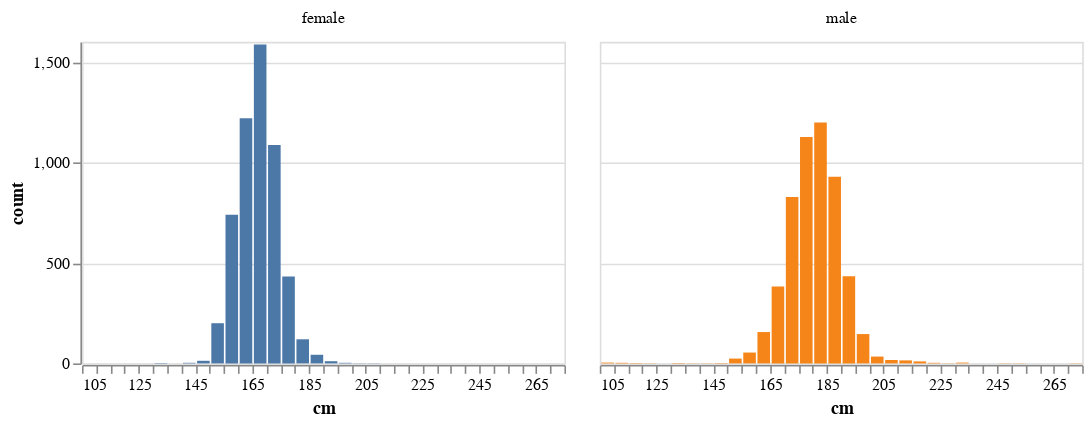

The code cell stored with this chart in its notebook:
### Markdown cell above
## Height distribution?

### Code cell
alt.Chart(df[(df["name_gender"] == "male") | (df["name_gender"] == "female")]).mark_bar(
    opacity=1, binSpacing=1
).encode(
    alt.X("height_cm:Q", bin=alt.Bin(maxbins=50), title="cm"),
    alt.Y("count()", stack=None, title="count"),
    alt.Color("name_gender:N", title="", legend=None),
    facet=alt.Facet("name_gender", title=""),
).configure_legend(
    orient="top"
).properties(
    width=300, height=200
)

### Figure 1 — Vega-Lite specification as saved in the notebook (floating-point values rounded to 4 significant figures; data arrays with more than 128 entries replaced by an {"elided": "..."} marker saying what was removed)
{"config": {"view": {"continuousWidth": 400, "continuousHeight": 300}, "legend": {"orient": "top"}}, "data": {"name": "data-0ad830e215da7493edb03d04a16ec488"}, "mark": {"type": "bar", "binSpacing": 1, "opacity": 1}, "encoding": {"color": {"field": "name_gender", "legend": null, "title": "", "type": "nominal"}, "facet": {"field": "name_gender", "title": "", "type": "nominal"}, "x": {"bin": {"maxbins": 50}, "field": "height_cm", "title": "cm", "type": "quantitative"}, "y": {"aggregate": "count", "stack": null, "title": "count", "type": "quantitative"}}, "height": 200, "width": 300, "$schema": "https://vega.github.io/schema/vega-lite/v4.17.0.json", "datasets": {"data-0ad830e215da7493edb03d04a16ec488": {"elided": "10843 records"}}}
